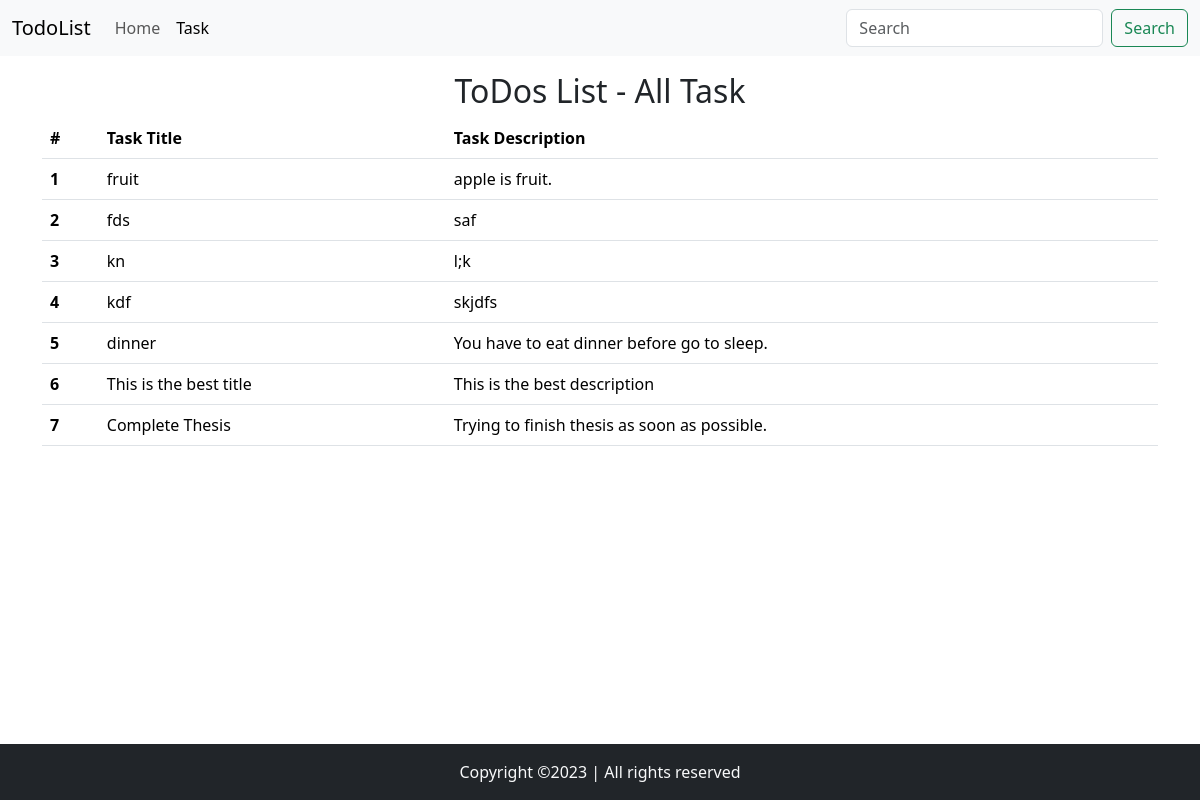
The page /tasks on the database its author committed.
### home/models.py (models this page shows, shortened)
class Task(models.Model):
    taskTitle = models.CharField(max_length=30)
    taskDesc = models.TextField()
    time = models.DateTimeField(auto_now_add=True)

### home/views.py (the view)
# urls.py: path('tasks', views.tasks, name='tasks')
def tasks(request):
    allTasks = Task.objects.all()
    context = {"tasks": allTasks}
    return render(request, 'tasks.html', context)

### templates/tasks.html (shortened to what this page needs)
<!doctype html>
<html lang="en">
  <head>
    <link href="https://cdn.jsdelivr.net/npm/bootstrap@5.3.1/dist/css/bootstrap.min.css" rel="stylesheet">
  </head>
  <body>
    <nav class="navbar navbar-expand-lg bg-body-tertiary">
        <div class="container-fluid">
          <a class="navbar-brand" href="/">TodoList</a>
          <div class="collapse navbar-collapse" id="navbarSupportedContent">
            <ul class="navbar-nav me-auto mb-2 mb-lg-0">
              <li class="nav-item">
                <a class="nav-link" aria-current="page" href="/">Home</a>
              </li>
              <li class="nav-item">
                <a class="nav-link active" href="/tasks">Task</a>
              </li>
            </ul>
            <form class="d-flex" role="search">
              <input class="form-control me-2" type="search" placeholder="Search" aria-label="Search">
              <button class="btn btn-outline-success" type="submit">Search</button>
            </form>
          </div>
        </div>
    </nav>
    <div class="container my-3">
        <h2 class="text-center">ToDos List - All Task</h2>
        <table class="table">
            <thead>
              <tr>
                <th scope="col">#</th>
                <th scope="col">Task Title</th>
                <th scope="col">Task Description</th>
              </tr>
            </thead>
            <tbody>
              {% for task in tasks %}
              <tr>
                <th scope="row">{{forloop.counter}}</th>
                <td>{{task.taskTitle}}</td>
                <td>{{task.taskDesc}}</td>
              </tr>
              {% endfor %}
            </tbody>
        </table>
    </div>
    <footer>
      <p class="text-center bg-dark text-light fixed-bottom my-0 py-3">Copyright &copy;2023 | All rights reserved</p>
    </footer>
  </body>
</html>

### rows shown on the page
Task: taskTitle "fruit", taskDesc "apple is fruit."
Task: taskTitle "fds", taskDesc "saf"
Task: taskTitle "kn", taskDesc "l;k"
Task: taskTitle "kdf", taskDesc "skjdfs"
Task: taskTitle "dinner", taskDesc "You have to eat dinner before go to sleep."
Task: taskTitle "This is the best title", taskDesc "This is the best description"
Task: taskTitle "Complete Thesis", taskDesc "Trying to finish thesis as soon as possible."
